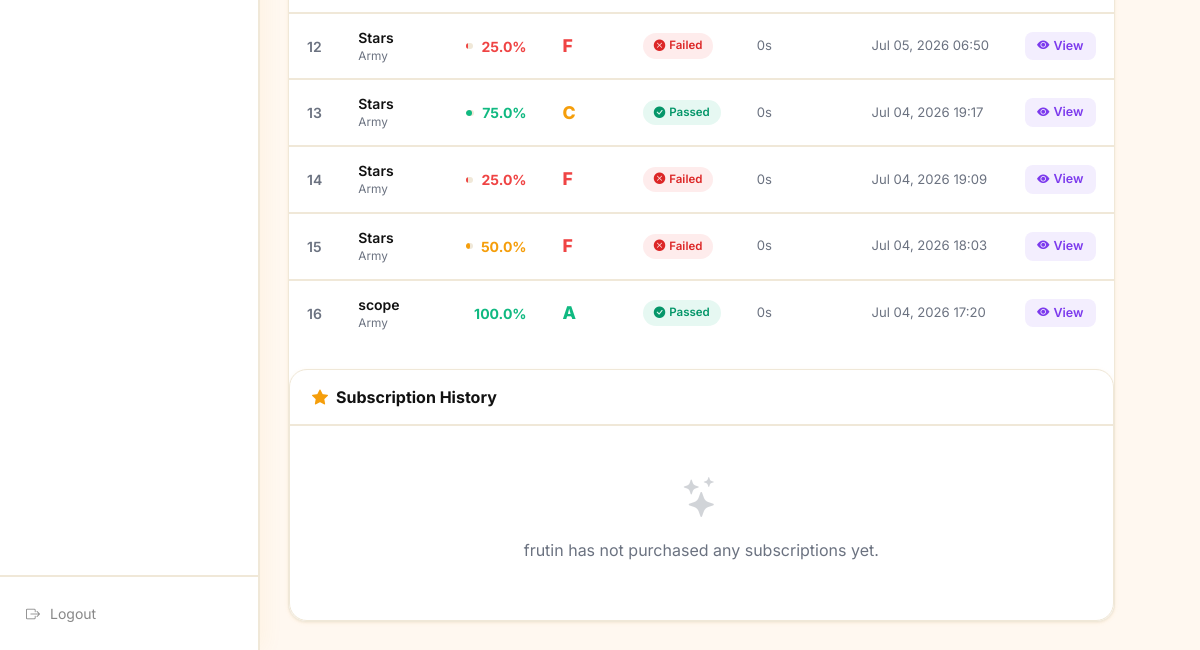
The page /admin-dashboard/user/1/history/ (signed in, lower part) on the database as committed earlier.
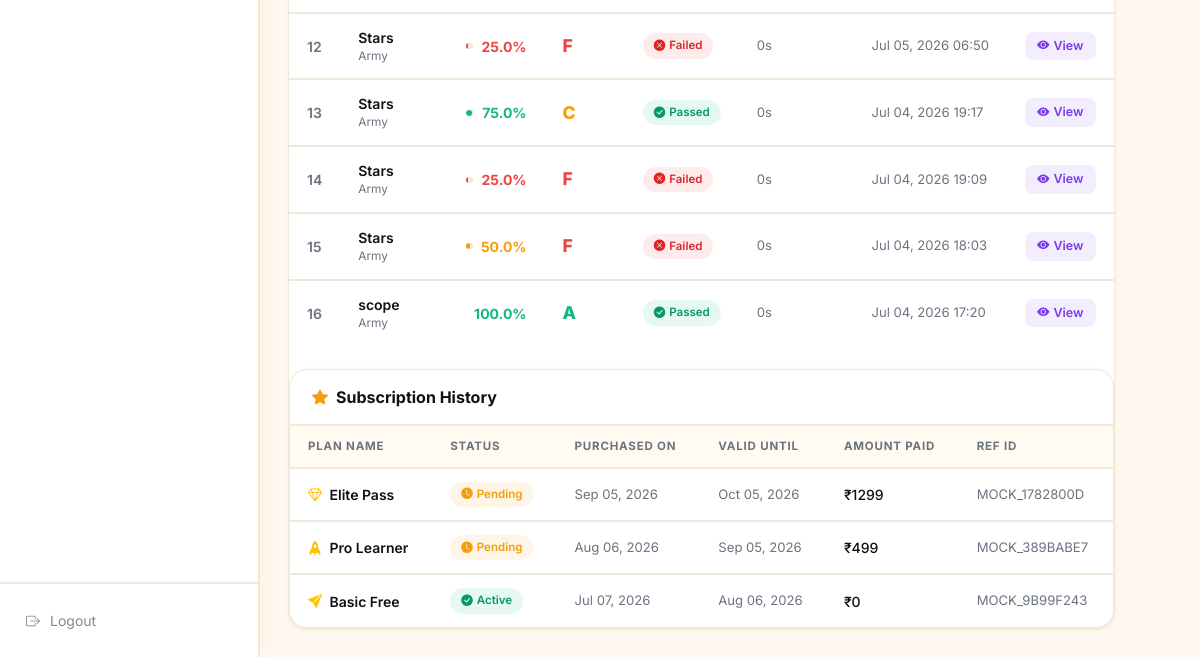
The same page on the database as committed later.
### quiz/models.py (models this page shows, shortened)
class QuizAttempt(models.Model):
    quiz = models.ForeignKey(Quiz, on_delete=models.CASCADE, related_name='attempts')
    user = models.ForeignKey('UserRegister', on_delete=models.CASCADE, related_name='quiz_attempts')
    score = models.IntegerField(default=0)
    total_questions = models.PositiveIntegerField(default=0)
    correct_answers = models.PositiveIntegerField(default=0)
    percentage = models.FloatField(default=0.0)
    passed = models.BooleanField(default=False)
    time_taken = models.PositiveIntegerField(default=0, help_text="Time taken in seconds")
    grade = models.CharField(max_length=5, default='F')
    status = models.CharField(max_length=50, choices=[('InProgress', 'InProgress'), ('Completed', 'Completed')], default='Completed')
    completed_at = models.DateTimeField(auto_now_add=True)
    class Meta:
        ordering = ['-completed_at']
    def __str__(self):
        return f"{self.user.username} - {self.quiz.title} - {self.percentage}%"

class Quiz(models.Model):
    title = models.CharField(max_length=255)
    description = models.TextField(blank=True, help_text="Short description of the quiz")
    category = models.ForeignKey(Category, on_delete=models.SET_NULL, null=True, blank=True, related_name='quizzes')
    subject = models.ForeignKey(Subject, on_delete=models.SET_NULL, null=True, blank=True, related_name='quizzes')
    academic_year = models.CharField(max_length=50, default="2025-2026", blank=True, null=True)
    unit = models.CharField(max_length=50, default="Unit 1", blank=True, null=True)
    difficulty = models.CharField(max_length=50, choices=[('Easy', 'Easy'), ('Medium', 'Medium'), ('Hard', 'Hard')], default='Medium')
    duration = models.PositiveIntegerField(default=60, help_text="Time limit in minutes")
    passing_score = models.PositiveIntegerField(default=60, help_text="Passing score percentage (0-100)")
    negative_marking = models.BooleanField(default=False, help_text="Enable negative marking for this quiz")
    negative_marks_per_question = models.FloatField(default=0.0, help_text="Marks deducted for each incorrect answer")
    shuffle_questions = models.BooleanField(default=False, help_text="Shuffle questions order for each attempt")
    shuffle_options = models.BooleanField(default=False, help_text="Shuffle choices/options for each question")
    max_attempts = models.PositiveIntegerField(default=1, help_text="Maximum allowed attempts per student")
    start_date = models.DateTimeField(null=True, blank=True, help_text="Quiz availability start date")
    end_date = models.DateTimeField(null=True, blank=True, help_text="Quiz availability end date/deadline")
    deadline = models.DateTimeField(null=True, blank=True, help_text="Backwards compatible deadline datetime")
    status = models.CharField(max_length=50, choices=[('Draft', 'Draft'), ('Published', 'Published'), ('Archived', 'Archived')], default='Draft')
    created_by = models.ForeignKey(User, on_delete=models.CASCADE, related_name='quizzes_created', null=True, blank=True)
    created_at = models.DateTimeField(auto_now_add=True)
    class Meta:
        verbose_name_plural = "Quizzes"
        ordering = ['-created_at']
    @property
    def time_limit(self):
        return self.duration * 60

class Category(models.Model):
    name = models.CharField(max_length=255)
    description = models.TextField(blank=True)
    icon = models.CharField(max_length=100, default='fa-graduation-cap', help_text="FontAwesome icon class name")
    class Meta:
        verbose_name_plural = "Categories"
        ordering = ['name']

class UserRegister(models.Model):
    username = models.CharField(max_length=150)
    email = models.EmailField()
    age = models.PositiveIntegerField(null=True, blank=True)
    gender = models.CharField(max_length=20, choices=[('Male', 'Male'), ('Female', 'Female'), ('Other', 'Other')], null=True, blank=True)
    place = models.CharField(max_length=255, null=True, blank=True)
    password = models.CharField(max_length=255, help_text="Stored password hash at time of registration")
    photo_url = models.CharField(max_length=255, blank=True, null=True, default='/static/quiz/images/default-avatar.png')
    target_exam = models.CharField(max_length=255, blank=True, null=True, default='UPSC', help_text="e.g. UPSC, SSC, Banking")
    education_qualification = models.CharField(max_length=50, blank=True, null=True, default='Graduate', help_text="e.g. Graduate, Post Graduate")
    preparation_stage = models.TextField(blank=True, help_text="e.g. Beginner, 1 Year, etc.")
    registered_at = models.DateTimeField(auto_now_add=True)
    last_active = models.DateTimeField(null=True, blank=True, help_text="Timestamp of the user's last request")
    current_session_start = models.DateTimeField(null=True, blank=True, help_text="Timestamp when the current session started")

class UserSubscription(models.Model):
    user = models.ForeignKey('UserRegister', on_delete=models.CASCADE, related_name='subscriptions')
    plan = models.ForeignKey(SubscriptionPlan, on_delete=models.CASCADE, related_name='subscribers')
    start_date = models.DateTimeField(default=timezone.now)
    end_date = models.DateTimeField(null=True, blank=True, help_text="Null means lifetime access")
    is_active = models.BooleanField(default=True)
    payment_reference = models.CharField(max_length=100, blank=True, null=True, help_text="Mock transaction ID")
    amount_paid = models.PositiveIntegerField(default=0)
    class Meta:
        ordering = ['-start_date']
    @property
    def status(self):
        if not self.is_active:
            return 'Cancelled'
        now = timezone.now()
        if self.start_date > now:
            return 'Pending'
        if self.end_date and self.end_date < now:
            return 'Expired'
        return 'Active'

class SubscriptionPlan(models.Model):
    name = models.CharField(max_length=255)
    description = models.TextField(blank=True)
    icon_class = models.CharField(max_length=100, default='bi-star-fill', help_text="Bootstrap icon class")
    is_popular = models.BooleanField(default=False, help_text="Highlight this plan as most popular")
    price = models.PositiveIntegerField(default=0, help_text="Price in INR")
    duration_days = models.PositiveIntegerField(default=30, help_text="Duration in days (0 for lifetime)")
    order = models.PositiveIntegerField(default=0)
    created_at = models.DateTimeField(auto_now_add=True)
    class Meta:
        ordering = ['order', 'id']

### quiz/views.py (the view)
# urls.py: path('admin-dashboard/user/<int:user_id>/history/', views.admin_user_history, name='admin_user_history'),
@user_passes_test(is_admin)
def admin_user_history(request, user_id):
    user_item = get_object_or_404(UserRegister, id=user_id)
    attempts = QuizAttempt.objects.filter(user=user_item, status='Completed').select_related('quiz')
    subscriptions = UserSubscription.objects.filter(user=user_item).select_related('plan').order_by('-start_date')
    return render(request, 'quiz/admin_user_history.html', {'user_item': user_item, 'attempts': attempts, 'subscriptions': subscriptions})

### quiz/views.py (called while the page is built)
def is_admin(user):
    return user.is_authenticated and (user.is_staff or user.is_superuser)

### quiz/templates/quiz/admin_user_history.html (shortened to what the changed rows need)
{% load static %}
<!DOCTYPE html>
<html lang="en">
<head>
  <link href="https://cdn.jsdelivr.net/npm/bootstrap@5.3.2/dist/css/bootstrap.min.css" rel="stylesheet">
  <link rel="stylesheet" href="https://cdn.jsdelivr.net/npm/bootstrap-icons@1.11.3/font/bootstrap-icons.min.css">
</head>
<body>
  <div class="main-wrapper">
    <main class="content-area">
      <div class="section-card">
        <div>
          {% if attempts %}
          <table class="dash-table">
            <tbody>
              {% for attempt in attempts %}
              <tr>
                <td style="color:var(--text-muted);font-weight:600;">{{ forloop.counter }}</td>
                <td>
                  <div style="font-weight:600;max-width:200px;white-space:nowrap;overflow:hidden;text-overflow:ellipsis;">{{ attempt.quiz.title }}</div>
                  <div style="font-size:.74rem;color:var(--text-muted);">{{ attempt.quiz.category.name|default:"—" }}</div>
                </td>
                <td>
                  <div class="pct-bar">
                    <div class="bar-track">
                      <div class="bar-fill" style="width:{{ attempt.percentage }}%;background:{% if attempt.percentage >= 70 %}#10b981{% elif attempt.percentage >= 50 %}#f59e0b{% else %}#ef4444{% endif %};"></div>
                    </div>
                    <span class="{% if attempt.percentage >= 70 %}score-good{% elif attempt.percentage >= 50 %}score-mid{% else %}score-bad{% endif %}">{{ attempt.percentage }}%</span>
                  </div>
                </td>
                <td>
                  <span style="font-size:1.1rem;font-weight:800;color:{% if attempt.grade == 'A' %}#10b981{% elif attempt.grade == 'B' %}#3b82f6{% elif attempt.grade == 'C' %}#f59e0b{% elif attempt.grade == 'D' %}#f97316{% else %}#ef4444{% endif %};">{{ attempt.grade }}</span>
                </td>
                <td>
                  {% if attempt.passed %}
                    <span class="badge-pill badge-passed"><i class="bi bi-check-circle-fill"></i> Passed</span>
                  {% else %}
                    <span class="badge-pill badge-failed"><i class="bi bi-x-circle-fill"></i> Failed</span>
                  {% endif %}
                </td>
                <td style="color:var(--text-muted);font-size:.82rem;">
                  {% with mins=attempt.time_taken|divisibleby:60 %}
                  {{ attempt.time_taken|floatformat:0 }}s
                  {% endwith %}
                </td>
                <td style="color:var(--text-muted);font-size:.82rem;white-space:nowrap;">{{ attempt.completed_at|date:"M d, Y H:i" }}</td>
                <td>
                  <a href="{% url 'quiz:results' attempt.id %}" class="tbl-action-btn btn-view" id="btn-view-hist-{{ attempt.id }}">
                    <i class="bi bi-eye-fill"></i> View
                  </a>
                </td>
              </tr>
              {% endfor %}
            </tbody>
          </table>
          {% else %}
          <div class="empty-state">
            <i class="bi bi-hourglass"></i>
            <p>{{ user_item.username }} has not attempted any quizzes yet.</p>
          </div>
          {% endif %}
      </div>
      <div class="section-card" style="margin-top: 24px;">
        <div>
          {% if subscriptions %}
          <table class="dash-table">
            <thead>
              <tr>
                <th>Plan Name</th>
                <th>Status</th>
                <th>Purchased On</th>
                <th>Valid Until</th>
                <th>Amount Paid</th>
                <th>Ref ID</th>
              </tr>
            </thead>
            <tbody>
              {% for sub in subscriptions %}
              <tr>
                <td>
                  <div style="font-weight:600;"><i class="bi {{ sub.plan.icon_class|default:'bi-star-fill' }} text-warning me-1"></i> {{ sub.plan.name }}</div>
                </td>
                <td>
                  {% if sub.status == 'Active' %}
                    <span class="badge-pill badge-passed"><i class="bi bi-check-circle-fill"></i> Active</span>
                  {% elif sub.status == 'Pending' %}
                    <span class="badge-pill" style="background:rgba(245,158,11,.1); color:#F59E0B;"><i class="bi bi-clock-fill"></i> Pending</span>
                  {% elif sub.status == 'Expired' %}
                    <span class="badge-pill badge-failed"><i class="bi bi-x-circle-fill"></i> Expired</span>
                  {% else %}
                    <span class="badge-pill badge-failed"><i class="bi bi-slash-circle-fill"></i> Cancelled</span>
                  {% endif %}
                </td>
                <td style="color:var(--text-muted);font-size:.82rem;">{{ sub.start_date|date:"M d, Y" }}</td>
                <td style="color:var(--text-muted);font-size:.82rem;">{% if sub.end_date %}{{ sub.end_date|date:"M d, Y" }}{% else %}Lifetime{% endif %}</td>
                <td style="font-weight: 500;">₹{{ sub.amount_paid }}</td>
                <td style="color:var(--text-muted);font-size:.82rem;">{{ sub.payment_reference }}</td>
              </tr>
              {% endfor %}
            </tbody>
          </table>
          {% else %}
          <div class="empty-state">
            <i class="bi bi-stars"></i>
            <p>{{ user_item.username }} has not purchased any subscriptions yet.</p>
          </div>
          {% endif %}
        </div>
      </div>
    </main>
  </div>
</body>
</html>

Rows that differ between the two databases and show on the page:
no longer on this page (row edited): UserRegister: username "frutin"
added UserSubscription: plan.name "Elite Pass", is_active True (drawn), start_date "Sep 05, 2026", end_date "Oct 05, 2026", amount_paid "1299", payment_reference "MOCK_1782800D"
added UserSubscription: plan.name "Pro Learner", is_active True (drawn), start_date "Aug 06, 2026", end_date "Sep 05, 2026", amount_paid "499", payment_reference "MOCK_389BABE7"
added UserSubscription: plan.name "Basic Free", is_active True (drawn), start_date "Jul 07, 2026", end_date "Aug 06, 2026", amount_paid "0", payment_reference "MOCK_9B99F243"
Other text that changed with them:
text no longer shown: "has not purchased any subscriptions yet."
text now shown: "PLAN NAME STATUS PURCHASED ON VALID UNTIL AMOUNT PAID REF ID"
